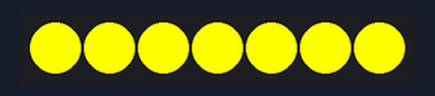
The sketch below on a simulated ESP8266 (NodeMCU). Parts: 7 RGB LEDs in strip order, left to right. WiFi joins after 1.5 s; servers stay silent unless stated; uploads are accepted with an empty reply; what the sketch prints to the serial monitor is not drawn.

Above: at 2.8 s.
At 103.09 s:
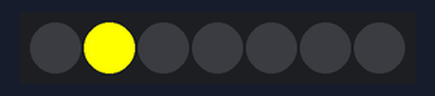
At 125.0 s:
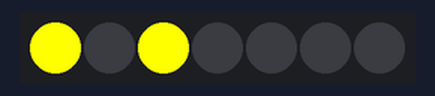
At 126.1 s:
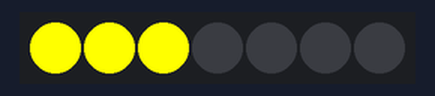
At 128.1 s:
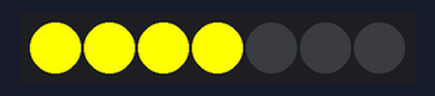
At 129.1 s:
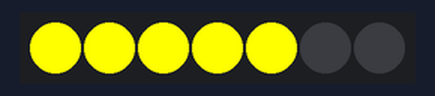
Timing chart, 0 to 130.0 s (numbered marks = the images above):
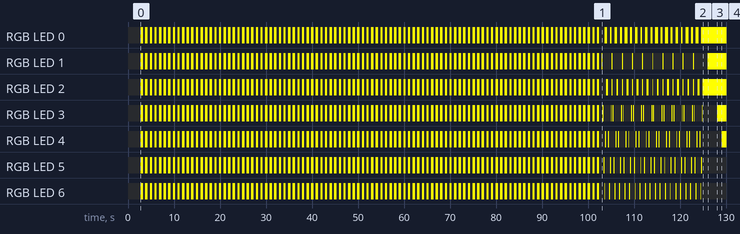

Measured:
- by itself, RGB LED 0: off → RGB(255, 255, 0) at 2.8 s, → off 0.50 s later, → RGB(255, 255, 0) 0.50 s later, → off 0.50 s later, … (239 changes in this stretch)
- by itself, RGB LED 2: off → RGB(255, 255, 0) at 2.8 s, → off 0.50 s later, → RGB(255, 255, 0) 0.50 s later, → off 0.50 s later, … (239 changes in this stretch)
- what the display in image 0 shows lasts 0.5 s, from 2.8 s to 3.3 s
- what the display in image 2 shows lasts 1.1 s, from 125.0 s to 126.1 s
- what the display in image 3 shows lasts 2.0 s, from 126.1 s to 128.1 s
- what the display in image 4 shows lasts 1.0 s, from 128.1 s to 129.1 s

The sketch:

opnfv-basic.ino
```cpp
/*
 *  HTTP over TLS (HTTPS) example sketch
 *
 *  This example demonstrates how to use
 *  WiFiClientSecure class to access HTTPS API.
 *  We fetch and display the status of
 *  esp8266/Arduino project continuous integration
 *  build.
 *
 *  Created by Ivan Grokhotkov, 2015.
 *  Modification done by Morgan Richomme 2017 for OPNFV trender
 *  Trender has been created by Fablab Lannion
 *
 *  This example is in public domain.
 */
#include <Adafruit_NeoPixel.h>

#include <ESP8266WiFi.h>
#include <WiFiClientSecure.h>
#include <Time.h>

#define PIN D2
// How many NeoPixels are attached to the Arduino?
#define NUMPIXELS 7

const char* ssid = "Your SSID HERE";
const char* password = "YOUR WIFI PASSWORD HERE";

const char* host = "build.opnfv.org";
const int httpsPort = 443;

const int DELAY_BETWEEN_REQ = 300000;

// Use web browser to view and copy
// SHA1 fingerprint of the certificate
const char* fingerprint = "25 69 92 77 49 BD F8 E9 92 E1 32 70 5B 19 E0 9B 55 18 11 BB";

Adafruit_NeoPixel pixels = Adafruit_NeoPixel(NUMPIXELS, PIN, NEO_GRB + NEO_KHZ800);

// ***********************************************************
// ***********************************************************
// Setup
// ***********************************************************
// ***********************************************************
void setup() {
  WiFi.persistent(false);
  Serial.begin(115200);
  Serial.println();
  Serial.print("connecting to ");
  Serial.println(ssid);
  //delay(10);
  WiFi.begin(ssid, password);
  //delay(10);
  while (WiFi.status() != WL_CONNECTED) {
    delay(500);
    Serial.print(".");
  }
  Serial.println("");
  Serial.println("WiFi connected");
  Serial.println("IP address: ");
  Serial.println(WiFi.localIP());
   pixels.begin();
}

// ***********************************************************
// ***********************************************************
// Loop
// ***********************************************************
// ***********************************************************
void loop() {
  // Use WiFiClientSecure class to create TLS connection
  WiFiClientSecure client;
  Serial.print("connecting to ");
  Serial.println(host);
  if (!client.connect(host, httpsPort)) {
    Serial.println("connection failed");
    return;
  }

  if (client.verify(fingerprint, host)) {
    Serial.println("certificate matches");
  } else {
    Serial.println("certificate doesn't match");
  }
  digitalClockDisplay();
  int res = getJobStatus(client);
  // time between 2 requests depends on led sequence
  ledManagement(res);
  // delay(DELAY_BETWEEN_REQ);
}

// ***********************************************************
// ***********************************************************
// functions
// ***********************************************************
// ***********************************************************


/*
 * This function is used to translate Jenkisn into an error code
 *
 * Status:
 * -2: UNKNOWN
 * -1: FAILURE
 * 0: SUCCESS
 * 1: PENDING
 *
 */
int getJobStatus(WiFiClientSecure client){
  int result = -2;
  // TODO modify the URL to retrieve the JOB status you are interested in
  String url = "/ci/view/functest/job/functest-apex-apex-daily-danube-daily-danube/lastBuild/api/json";
  Serial.print("requesting URL: ");
  Serial.println(url);

  client.print(String("GET ") + url + " HTTP/1.1\r\n" +
               "Host: " + host + "\r\n" +
               "User-Agent: BuildFailureDetectorESP8266\r\n" +
               "Connection: close\r\n\r\n");

  // Serial.println("request sent");
  while (client.connected()) {
    String line = client.readStringUntil('\n');
    if (line == "\r") {
      // Serial.println("headers received");
      break;
    }
  }
  String line = client.readStringUntil('\n');

  if (line.indexOf("SUCCESS") > 0) {
    Serial.println("Functest Compass last CI status: successfull!");
    result = 0;
  } else if (line.indexOf("FAILURE") > 0) {
    Serial.println("Functest Compass last CI status: failed");
    result = -1;
  } else {
    if (line.indexOf("duration: 0") > 0 ) {
      Serial.println("Functest last CI status: unknown state...");
    } else {
      Serial.println("Functest last CI status: build in progress....");
      result = 1;
    }
  }

  return result;
}

/*
 * ledManagement
 *
 * According to return code
 * Set led sequences
 *
 */
void ledManagement(int res){
  switch (res) {
    case -1:
      Serial.println("Run red led sequence");
      Serial.println("Rosace rouge");
      clignotement(255,64,64,100);
      rosace(255,64,64,1000,20);
      k2000(255,64,64,100,20);
      clignotement(255,64,64,100);
      break;
    case 0:
      Serial.println("Run green led sequence");
       Serial.println("Clignotement vert");
        clignotement(0,100,0,100);
        delay(3000);
        rosace(0,100,0,1000,20);
        k2000(0,100,0,100,20);
        clignotement(0,100,0,100);
      break;
    case 1:
      Serial.println("Run yellow led sequence");
      Serial.println("Clignotement jaune");
      clignotement(255,255,0,100);
      k2000(255,255,0,100,20);
      rosace(255,255,0,1000,20);
      clignotement(255,255,0,100);
      break;
    default:
      Serial.println("Run random sequence");
       Serial.println("Clignotement bleu");
       clignotement(0,255,255,100);
        rosace(0,100,0,1000,20);
        k2000(0,100,0,100,20);
       clignotement(0,255,255,100);
    break;
  }
   extinction();
   delay(10000);
}

/*
 * digital clock for the timestamp
 */
void digitalClockDisplay() {
 // digital clock display of the time
 Serial.print(hour());
 printDigits(minute());
 printDigits(second());
 Serial.print(" ");
 Serial.print(day());
 Serial.print(" ");
 Serial.print(month());
 Serial.print(" ");
 Serial.print(year());
 Serial.println();
}

/*
 * use to display the time
 */
void printDigits(int digits) {
 // utility function for digital clock display: prints preceding colon and leading 0
 Serial.print(":");
 if (digits < 10)
 Serial.print('0');
 Serial.print(digits);
}

void rosace(int couleur_R, int couleur_G, int couleur_B,int vitesse,int nb_tour){
  for(int k=0;k<nb_tour;k++){
    for(int j=0;j<NUMPIXELS;j++)
    {
      pixels.setPixelColor(j, pixels.Color(couleur_R, couleur_G, couleur_B));
      pixels.show();
      delay(vitesse);
    }
    extinction();
  }
}

void extinction(){
 for(int j=0;j<NUMPIXELS;j++)
  {
    pixels.setPixelColor(j, pixels.Color(0, 0, 0));
  }
  pixels.show();
}

void allume_tout(int couleur_R, int couleur_G, int couleur_B){
  for(int j=0;j<NUMPIXELS;j++)
  {
    pixels.setPixelColor(j, pixels.Color(couleur_R, couleur_G, couleur_B));
    pixels.show();
  }

}
void k2000(int couleur_R, int couleur_G, int couleur_B,int vitesse, int nb_aller_retour){
  for(int k=0;k<nb_aller_retour;k++){
      pixels.setPixelColor(0, pixels.Color(0, 0, 0));
      pixels.setPixelColor(1, pixels.Color(couleur_R, couleur_G, couleur_B));
      pixels.show();
      delay(vitesse);
     for(int j=2;j<NUMPIXELS;j++){
       pixels.setPixelColor(j-1, pixels.Color(0, 0, 0));
       pixels.setPixelColor(j, pixels.Color(couleur_R, couleur_G, couleur_B));
       pixels.show();
       delay(vitesse);
     }
      pixels.setPixelColor(0, pixels.Color(couleur_R, couleur_G, couleur_B));
     for(int j=2;j<NUMPIXELS;j++){
       pixels.setPixelColor(9-j, pixels.Color(0, 0, 0));
       pixels.setPixelColor(8-j, pixels.Color(couleur_R, couleur_G, couleur_B));
       pixels.show();
       delay(vitesse);
     }
  }
}

void clignotement(int couleur_R, int couleur_G, int couleur_B,int nb_clignotement){
  for(int j=0;j<nb_clignotement;j++)
  {
    allume_tout(couleur_R, couleur_G, couleur_B);
    delay(500);
    extinction();
    delay(500);
  }
}
```
